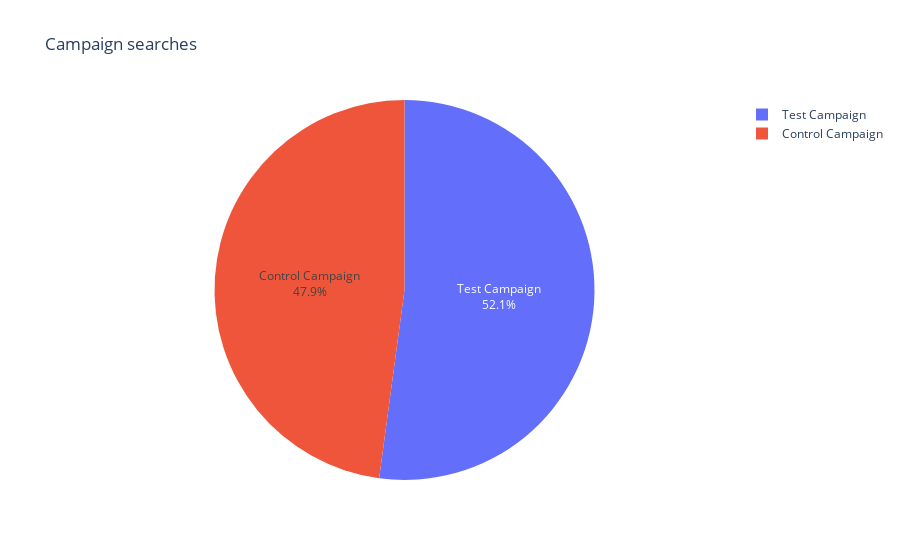

Notebook source saved alongside this figure:
### Code cell
# Plot a pie chart to visualize the total campaign searches

pie_chart = px.pie(campaign_grouped_searches, values='Total searches', names='Campaign Name',
                   title='Campaign searches', hole=0,)
                   #hover_data=['Campaign Name'])

pie_chart.update_traces(textposition='inside', textinfo='percent+label')
pie_chart.show()

### Figure 1 — Plotly figure (JSON) as saved in the notebook; plotly's stock layout.template omitted (floating-point values rounded to 4 significant figures)
{"data": [{"domain": {"x": [0, 1], "y": [0, 1]}, "hole": 0, "hovertemplate": "Campaign Name=%{label}<br>Total searches=%{value}<extra></extra>", "labels": ["Control Campaign", "Test Campaign"], "legendgroup": "", "name": "", "showlegend": true, "textinfo": "percent+label", "textposition": "inside", "type": "pie", "values": [66640.0, 72569]}], "layout": {"legend": {"tracegroupgap": 0}, "title": {"text": "Campaign searches"}}}
